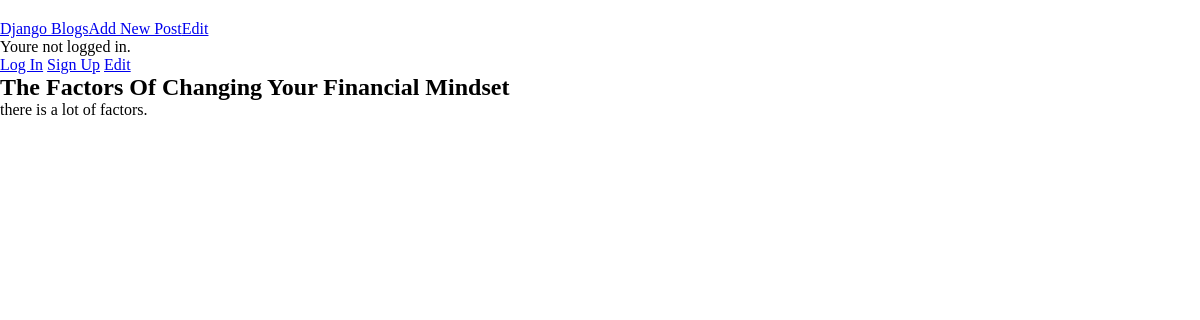
Before: /post/1 with the older database file.
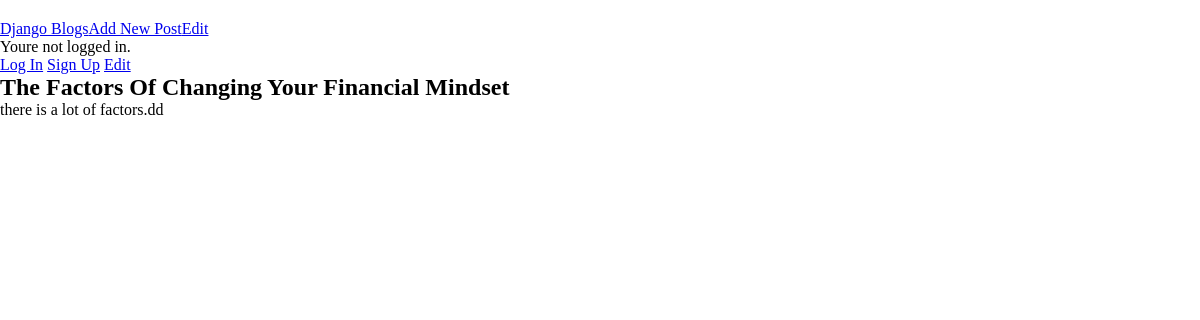
After: the same page with the newer database file.
### blog/models.py (models this page shows, shortened)
class Blog(models.Model):
    title = models.CharField(max_length=200)
    authour = models.ForeignKey('auth.user',on_delete=models.CASCADE)
    body = models.TextField()

### blog/views.py (the view)
# urls.py: path('post/<int:pk>',BlogDetailView.as_view(),name='post_detail'),
class BlogDetailView(DetailView):
    model = Blog
    template_name = 'post_detail.html'
    context_object_name = 'blog'

### templates/post_detail.html (shortened to what this page needs)
{% extends 'base.html'%}
{%block body %}
{%block option%}
<a href="{% url 'post_edit' blog.pk %}">Edit</a>
{%endblock option%}
<h2>{{blog.title}}</h2>
<p>{{blog.body}}</p>
{%endblock body%}

### templates/base.html (shortened to what this page needs)
{%load static%}
<!DOCTYPE html>
<html lang="en">
<head>
    <link rel="stylesheet" href="{% static 'css/base.css'%}">
</head>
<body>
    <header>
        <a href="{% url 'home'%}">Django Blogs</a>
        <a href="{%url 'new_post'%}">Add New Post</a>
        {%block option %} {%endblock option %}
    </header>
    {% if user.is_authenticated %}
    <p>Hi {{user.username}}</p>
    <a href="{% url 'logout'%}">Logout</a>
    {% else %}
    <p>Youre not logged in.</p>
    <a href="{% url 'login'%}">Log In</a>
    <a href="{% url 'signup'%}">Sign Up</a>
    {% endif %}
    {%block body %}
    {% endblock body%}
</body>
</html>

### static/css/base.css (style rules this page uses)
*,*::after,*::before { margin: 0%; padding: 0%; box-sizing: border-box; }
header { margin-top: 20px; width: 100%; display: flex; color: rgb(48, 46, 46); font-family: Georgia, 'Times New Roman', Times, serif; }
body { margin: auto; }

Changed rows visible on the page:
changed Blog "The Factors Of Changing Your Financial Mindset": body "there is a lot of factors." → "there is a lot of factors.dd"
